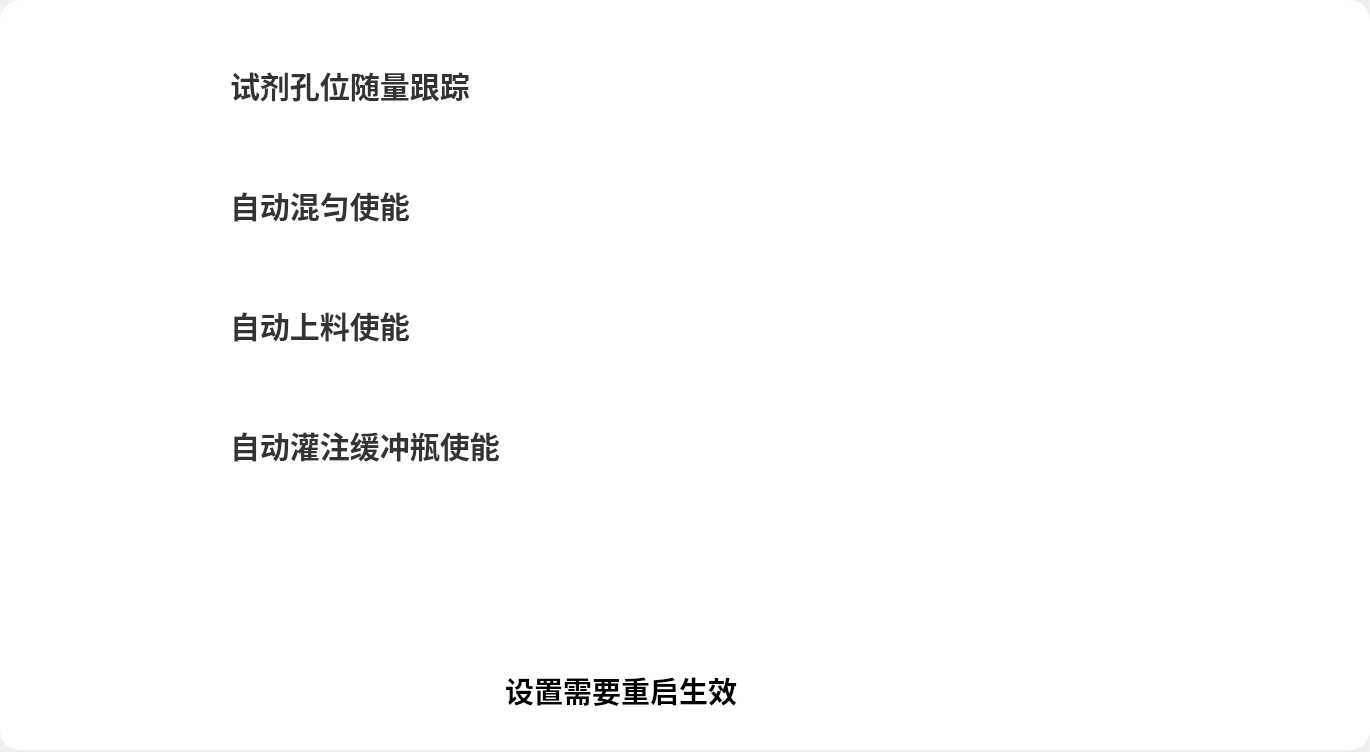
<?xml version="1.0" encoding="UTF-8"?>
<ui version="4.0">
 <class>WSetting_GeneralSettings</class>
 <widget class="QWidget" name="WSetting_GeneralSettings">
  <property name="geometry">
   <rect>
    <x>0</x>
    <y>0</y>
    <width>1370</width>
    <height>752</height>
   </rect>
  </property>
  <property name="windowTitle">
   <string>Form</string>
  </property>
  <property name="styleSheet">
   <string notr="true"/>
  </property>
  <widget class="QWidget" name="widget" native="true">
   <property name="geometry">
    <rect>
     <x>0</x>
     <y>0</y>
     <width>1370</width>
     <height>750</height>
    </rect>
   </property>
   <property name="styleSheet">
    <string notr="true">image: none;
border-image: none;
background-image: none;

background: #FFFFFF;
border-radius: 20px;</string>
   </property>
   <widget class="QLabel" name="label">
    <property name="geometry">
     <rect>
      <x>230</x>
      <y>60</y>
      <width>270</width>
      <height>50</height>
     </rect>
    </property>
    <property name="sizePolicy">
     <sizepolicy hsizetype="Fixed" vsizetype="Fixed">
      <horstretch>0</horstretch>
      <verstretch>0</verstretch>
     </sizepolicy>
    </property>
    <property name="minimumSize">
     <size>
      <width>70</width>
      <height>0</height>
     </size>
    </property>
    <property name="maximumSize">
     <size>
      <width>16777215</width>
      <height>100</height>
     </size>
    </property>
    <property name="font">
     <font>
      <family>PingFang SC</family>
      <pointsize>-1</pointsize>
      <weight>62</weight>
      <bold>true</bold>
      <kerning>false</kerning>
     </font>
    </property>
    <property name="styleSheet">
     <string notr="true">width: 43px;
height: 22px;
font-family: PingFang SC;
font-weight: 500;
font-size: 30px;
color: #333333;
line-height: 35px;</string>
    </property>
    <property name="text">
     <string>试剂孔位随量跟踪</string>
    </property>
   </widget>
   <widget class="QPushButton" name="pushButton_level_tracking">
    <property name="geometry">
     <rect>
      <x>110</x>
      <y>60</y>
      <width>104</width>
      <height>50</height>
     </rect>
    </property>
    <property name="sizePolicy">
     <sizepolicy hsizetype="Fixed" vsizetype="Fixed">
      <horstretch>0</horstretch>
      <verstretch>0</verstretch>
     </sizepolicy>
    </property>
    <property name="minimumSize">
     <size>
      <width>0</width>
      <height>0</height>
     </size>
    </property>
    <property name="maximumSize">
     <size>
      <width>1030</width>
      <height>50000</height>
     </size>
    </property>
    <property name="font">
     <font>
      <family>微软雅黑</family>
      <pointsize>14</pointsize>
     </font>
    </property>
    <property name="styleSheet">
     <string notr="true">background-image: url(:/beijing/emergency_none.png);</string>
    </property>
    <property name="text">
     <string/>
    </property>
   </widget>
   <widget class="QPushButton" name="auto_mix">
    <property name="geometry">
     <rect>
      <x>110</x>
      <y>180</y>
      <width>104</width>
      <height>50</height>
     </rect>
    </property>
    <property name="sizePolicy">
     <sizepolicy hsizetype="Fixed" vsizetype="Fixed">
      <horstretch>0</horstretch>
      <verstretch>0</verstretch>
     </sizepolicy>
    </property>
    <property name="minimumSize">
     <size>
      <width>0</width>
      <height>0</height>
     </size>
    </property>
    <property name="maximumSize">
     <size>
      <width>1030</width>
      <height>50000</height>
     </size>
    </property>
    <property name="font">
     <font>
      <family>微软雅黑</family>
      <pointsize>14</pointsize>
     </font>
    </property>
    <property name="styleSheet">
     <string notr="true">background-image: url(:/beijing/emergency_none.png);</string>
    </property>
    <property name="text">
     <string/>
    </property>
   </widget>
   <widget class="QLabel" name="auto_mix_label">
    <property name="geometry">
     <rect>
      <x>230</x>
      <y>180</y>
      <width>270</width>
      <height>50</height>
     </rect>
    </property>
    <property name="sizePolicy">
     <sizepolicy hsizetype="Fixed" vsizetype="Fixed">
      <horstretch>0</horstretch>
      <verstretch>0</verstretch>
     </sizepolicy>
    </property>
    <property name="minimumSize">
     <size>
      <width>70</width>
      <height>0</height>
     </size>
    </property>
    <property name="maximumSize">
     <size>
      <width>16777215</width>
      <height>100</height>
     </size>
    </property>
    <property name="font">
     <font>
      <family>PingFang SC</family>
      <pointsize>-1</pointsize>
      <weight>62</weight>
      <bold>true</bold>
      <kerning>false</kerning>
     </font>
    </property>
    <property name="styleSheet">
     <string notr="true">width: 43px;
height: 22px;
font-family: PingFang SC;
font-weight: 500;
font-size: 30px;
color: #333333;
line-height: 35px;</string>
    </property>
    <property name="text">
     <string>自动混匀使能</string>
    </property>
   </widget>
   <widget class="QPushButton" name="auto_load">
    <property name="geometry">
     <rect>
      <x>110</x>
      <y>300</y>
      <width>104</width>
      <height>50</height>
     </rect>
    </property>
    <property name="sizePolicy">
     <sizepolicy hsizetype="Fixed" vsizetype="Fixed">
      <horstretch>0</horstretch>
      <verstretch>0</verstretch>
     </sizepolicy>
    </property>
    <property name="minimumSize">
     <size>
      <width>0</width>
      <height>0</height>
     </size>
    </property>
    <property name="maximumSize">
     <size>
      <width>1030</width>
      <height>50000</height>
     </size>
    </property>
    <property name="font">
     <font>
      <family>微软雅黑</family>
      <pointsize>14</pointsize>
     </font>
    </property>
    <property name="styleSheet">
     <string notr="true">background-image: url(:/beijing/emergency_none.png);</string>
    </property>
    <property name="text">
     <string/>
    </property>
   </widget>
   <widget class="QLabel" name="auto_load_label">
    <property name="geometry">
     <rect>
      <x>230</x>
      <y>300</y>
      <width>270</width>
      <height>50</height>
     </rect>
    </property>
    <property name="sizePolicy">
     <sizepolicy hsizetype="Fixed" vsizetype="Fixed">
      <horstretch>0</horstretch>
      <verstretch>0</verstretch>
     </sizepolicy>
    </property>
    <property name="minimumSize">
     <size>
      <width>70</width>
      <height>0</height>
     </size>
    </property>
    <property name="maximumSize">
     <size>
      <width>16777215</width>
      <height>100</height>
     </size>
    </property>
    <property name="font">
     <font>
      <family>PingFang SC</family>
      <pointsize>-1</pointsize>
      <weight>62</weight>
      <bold>true</bold>
      <kerning>false</kerning>
     </font>
    </property>
    <property name="styleSheet">
     <string notr="true">width: 43px;
height: 22px;
font-family: PingFang SC;
font-weight: 500;
font-size: 30px;
color: #333333;
line-height: 35px;</string>
    </property>
    <property name="text">
     <string>自动上料使能</string>
    </property>
   </widget>
   <widget class="QLabel" name="label_2">
    <property name="geometry">
     <rect>
      <x>505</x>
      <y>650</y>
      <width>360</width>
      <height>80</height>
     </rect>
    </property>
    <property name="font">
     <font>
      <pointsize>22</pointsize>
      <weight>75</weight>
      <bold>true</bold>
     </font>
    </property>
    <property name="text">
     <string>设置需要重启生效</string>
    </property>
   </widget>
   <widget class="QLabel" name="auto_fill_bottle_label">
    <property name="geometry">
     <rect>
      <x>230</x>
      <y>420</y>
      <width>301</width>
      <height>50</height>
     </rect>
    </property>
    <property name="sizePolicy">
     <sizepolicy hsizetype="Fixed" vsizetype="Fixed">
      <horstretch>0</horstretch>
      <verstretch>0</verstretch>
     </sizepolicy>
    </property>
    <property name="minimumSize">
     <size>
      <width>70</width>
      <height>0</height>
     </size>
    </property>
    <property name="maximumSize">
     <size>
      <width>16777215</width>
      <height>100</height>
     </size>
    </property>
    <property name="font">
     <font>
      <family>PingFang SC</family>
      <pointsize>-1</pointsize>
      <weight>62</weight>
      <bold>true</bold>
      <kerning>false</kerning>
     </font>
    </property>
    <property name="styleSheet">
     <string notr="true">width: 43px;
height: 22px;
font-family: PingFang SC;
font-weight: 500;
font-size: 30px;
color: #333333;
line-height: 35px;</string>
    </property>
    <property name="text">
     <string>自动灌注缓冲瓶使能</string>
    </property>
   </widget>
   <widget class="QPushButton" name="auto_fill_bottle">
    <property name="geometry">
     <rect>
      <x>110</x>
      <y>420</y>
      <width>104</width>
      <height>50</height>
     </rect>
    </property>
    <property name="sizePolicy">
     <sizepolicy hsizetype="Fixed" vsizetype="Fixed">
      <horstretch>0</horstretch>
      <verstretch>0</verstretch>
     </sizepolicy>
    </property>
    <property name="minimumSize">
     <size>
      <width>0</width>
      <height>0</height>
     </size>
    </property>
    <property name="maximumSize">
     <size>
      <width>1030</width>
      <height>50000</height>
     </size>
    </property>
    <property name="font">
     <font>
      <family>微软雅黑</family>
      <pointsize>14</pointsize>
     </font>
    </property>
    <property name="styleSheet">
     <string notr="true">background-image: url(:/beijing/emergency_none.png);</string>
    </property>
    <property name="text">
     <string/>
    </property>
   </widget>
  </widget>
 </widget>
 <resources/>
 <connections/>
</ui>
